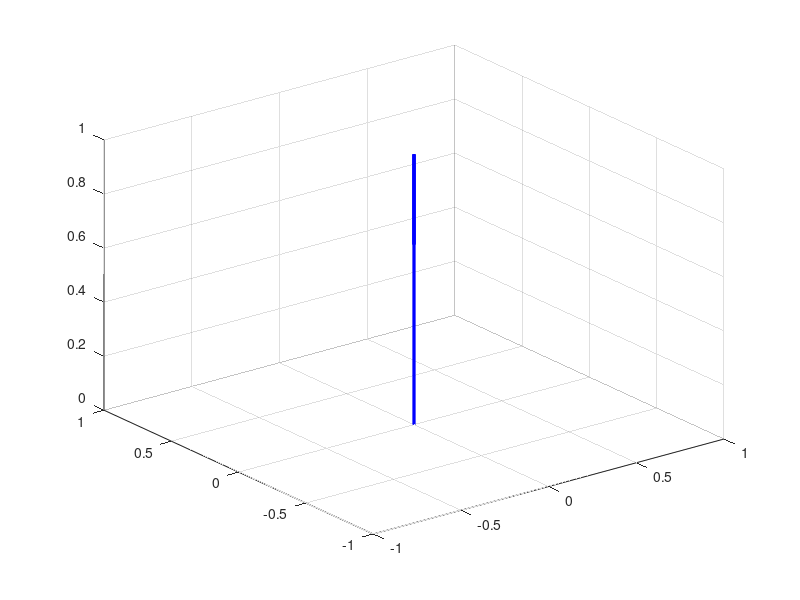

The MATLAB source for this figure: (Note: this script raises an error after producing the figure.)
clear
close all
clc

figure

% initializing quiver graphics object
quivers = quiver3([0.0; 0.0], [0.0; 0.0], [0.0; 0.0], [0.0; 0.0], [0.0; 0.0], [1.0; 1.0], 1.00, 'Color','b', 'LineWidth', 2.0);

% set z offset for arm if needed
[link1, verts1] = linkGeneration();
[link2, verts2] = linkGeneration();

% set z offset for desired arm trajectory
[link1d, verts1d] = linkGeneration();
[link2d, verts2d] = linkGeneration();
link1d.FaceAlpha = 0.2; 
link2d.FaceAlpha = 0.2; 

%provide an offset for verts 2
z_offset = -0.1;
verts2 = bsxfun(@plus, verts2, [0.0, 0.0, z_offset]);
verts2d = bsxfun(@plus, verts2d, [0.0, 0.0, z_offset]);

xlim([-2.25 2.25])
ylim([-2.25 2.25])
zlim([-2 2])

%set(gca,'xtick',[])
set(gca,'xticklabel',[])
%set(gca,'ytick',[])
set(gca,'yticklabel',[])
%set(gca,'ztick',[])
set(gca,'zticklabel',[])

camlight
campos([0.0 0.0 2]);
%camorbit(25,50,'camera')
camorbit(30,0,'camera')

axis equal

traj1 = animatedline('Marker','none', 'Color', [0.4, 0.4, 0.4], 'LineWidth', 1.0);
traj2 = animatedline('Marker','none', 'Color', [0.4, 0.4, 0.4], 'LineWidth', 1.0);

load joint_data2.mat;
% Data loaded are:
% W: PD controller with gravity
% P: Iterative learning controller
% X: Inverse dynamics controller
% Y: Lapunov-based controller
% Z: Passiviy-based controller

% X: Desired trajectory (pure inverse dynamics controller)
th1d = X(:,1)';
th2d = X(:,2)';
th1d_dot = X(:,3)';
th2d_dot = X(:,4)';

% Y: Lapunov-based controller
%th1 = Y(:,1)';
%th2 = Y(:,2)';
%th1_dot = Y(:,3)';
%th2_dot = Y(:,4)';
%T = Ty;

% Z: Passiviy-based controller
th1 = Z(:,1)';
th2 = Z(:,2)';
th1_dot = Z(:,3)';
th2_dot = Z(:,4)';
T = Tz;

% Please note: the number of ODE simulation steps over the certain time range
% varies for inverse-dynamics (reference) and other controllers.
% Thus, the iterations with the closest timestamps are matched

i_ref = 1; % index of the current valid reference timestamp
           % this index will be updated to match the controller simulation
           % time as close as possible

for i=1:size(th1,2)
    % solve forward kinematics for the given theta angles
    % frame 1: located at joint1 axis
    % frame 2: located at joint2 axis
    [fr1, pos1, fr2, pos2] = planar_fk2(th1(i), th2(i));

    % apply the transformation on the graphics objects
    linkTransform(link1, verts1, fr1)
    linkTransform(link2, verts2, fr2)

    % update history of the joint positions
    addpoints(traj1, pos1(1), pos1(2), pos1(3));
    addpoints(traj2, pos2(1), pos2(2), pos2(3)+z_offset);

    % TODO: test different scaling factors
    %vec_w1 = sign(th1_dot(i))*0.1 + th1_dot(i)*0.010;
    %vec_w2 = sign(th2_dot(i))*0.1 + th2_dot(i)*0.010;
    
    % joint angular velocity vectors magnitude
    vec_w1 = sign(th1_dot(i))*0.1 + th1_dot(i);
    vec_w2 = sign(th2_dot(i))*0.1 + th2_dot(i);
    
    % updating magnitude of the graphics vector objects
    set(quivers, 'xdata', [0; pos1(1)],'ydata', [0; pos1(2)], 'wdata', [vec_w1; vec_w2]);

    axis equal
    xlim([-2.25 2.25])
    ylim([-2.25 2.25])
    zlim([-1 1])
    
    xlim([-0.75 2.25])
    ylim([-0.75 2.25])
    zlim([-1 1])

    if i==1 % special case when the first datapoint is considered
        [fr1d, pos1d, fr2d, pos2d] = planar_fk2(th1d(i), th2d(i));
        linkTransform(link1d, verts1d, fr1d)
        linkTransform(link2d, verts2d, fr2d)
        drawnow;
        pause(10)
    elseif T(i) > Tx(i_ref)
        % since ODE number of iteration of controller and reference is not equal
        % time is used to match the nearest corresponding robot position
        % sets between the reference trajectory and the controller
        while(T(i) > Tx(i_ref))
            i_ref = i_ref + 1; % update the ref time if needed
                               % so it is always only slightly larger than
                               % the current controller simulation time
        end
    end
    % calculate the current desired robot pose using forward kinematics
    [fr1d, pos1d, fr2d, pos2d] = planar_fk2(th1d(i_ref), th2d(i_ref));
    
    % apply the transformation on the graphics objects
    linkTransform(link1d, verts1d, fr1d)
    linkTransform(link2d, verts2d, fr2d)
    drawnow;
    % T(i)
    % Tx(i_ref)
    % pause(1)
end
